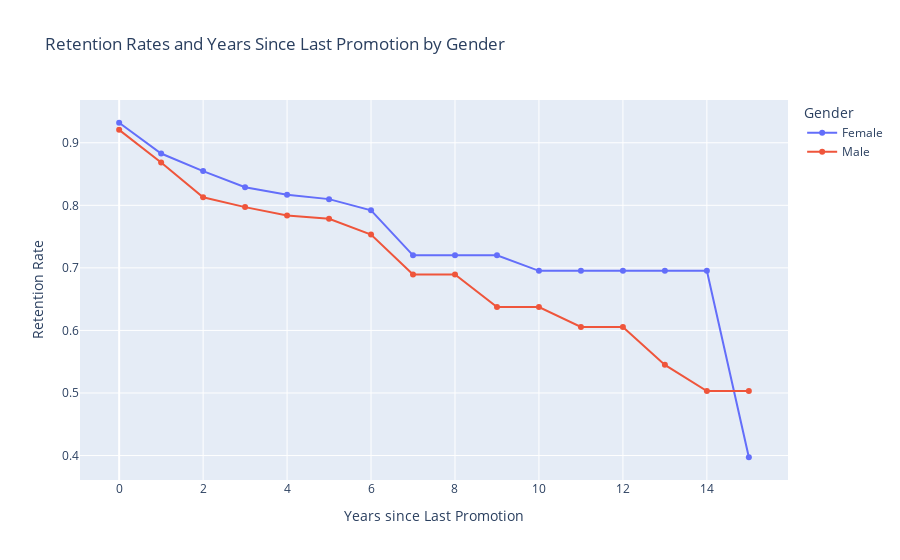

Write notebook code for a chart like this one.
### Markdown cell above
## 3. Let's look at retention rate by gender from a third perspective - the number of years since the employee's last promotion. Generate and plot a survival curve showing this.

### Code cell
retention_rates_lastprom = survival(data, 'Gender', 'YearsSinceLastPromotion', 'Attrition')

retention_rates_lastprom.plot(kind='line',
            title='Retention Rates and Years Since Last Promotion by Gender',
                       labels=dict(value='Retention Rate', timeline='Years', variable='Gender'), markers=True,
                    color_discrete_map={"Female": "#636EFA","Male": "#EF553B"
             }).update_layout(
                xaxis_title='Years since Last Promotion', yaxis_title='Retention Rate')

### Figure 1 — Plotly figure (JSON) as saved in the notebook; plotly's stock layout.template omitted (floating-point values rounded to 4 significant figures)
{"data": [{"hovertemplate": "Gender=Female<br>Years=%{x}<br>Retention Rate=%{y}<extra></extra>", "legendgroup": "Female", "line": {"color": "#636EFA", "dash": "solid"}, "marker": {"symbol": "circle"}, "mode": "lines+markers", "name": "Female", "orientation": "v", "showlegend": true, "type": "scatter", "x": [0, 1, 2, 3, 4, 5, 6, 7, 8, 9, 10, 11, 12, 13, 14, 15], "xaxis": "x", "y": [0.932, 0.8828, 0.8547, 0.8288, 0.817, 0.8099, 0.7921, 0.7201, 0.7201, 0.7201, 0.6952, 0.6952, 0.6952, 0.6952, 0.6952, 0.3973], "yaxis": "y"}, {"hovertemplate": "Gender=Male<br>Years=%{x}<br>Retention Rate=%{y}<extra></extra>", "legendgroup": "Male", "line": {"color": "#EF553B", "dash": "solid"}, "marker": {"symbol": "circle"}, "mode": "lines+markers", "name": "Male", "orientation": "v", "showlegend": true, "type": "scatter", "x": [0, 1, 2, 3, 4, 5, 6, 7, 8, 9, 10, 11, 12, 13, 14, 15], "xaxis": "x", "y": [0.9206, 0.8684, 0.8128, 0.7971, 0.7838, 0.7785, 0.7534, 0.6894, 0.6894, 0.6374, 0.6374, 0.6055, 0.6055, 0.5449, 0.503, 0.503], "yaxis": "y"}], "layout": {"legend": {"title": {"text": "Gender"}, "tracegroupgap": 0}, "title": {"text": "Retention Rates and Years Since Last Promotion by Gender"}, "xaxis": {"anchor": "y", "domain": [0, 1], "title": {"text": "Years since Last Promotion"}}, "yaxis": {"anchor": "x", "domain": [0, 1], "title": {"text": "Retention Rate"}}}}
